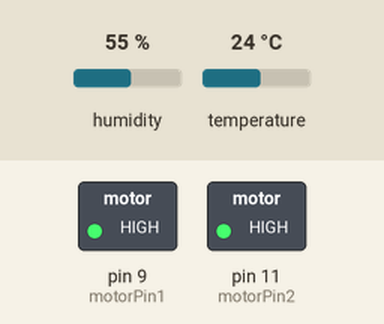
This sketch was run on a simulated Arduino Uno, built with avr-gcc and run on an emulated ATmega328P. On the bench: switched loads named in the sketch (green lamp = pin HIGH). The test bench sets the inputs (shaded band); at power-on: temperature 24 °C, humidity 55 %. What the sketch prints to the serial monitor is not drawn.

Above: at 6.6 s.
6.7 s: temperature set to 22 °C
At 13.6 s:
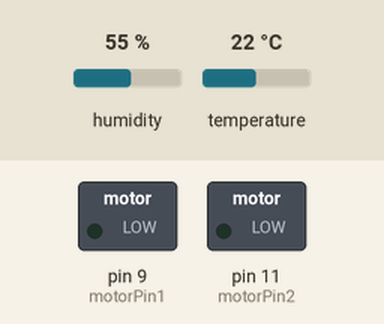
13.9 s: temperature set to 28 °C
At 21.4 s:
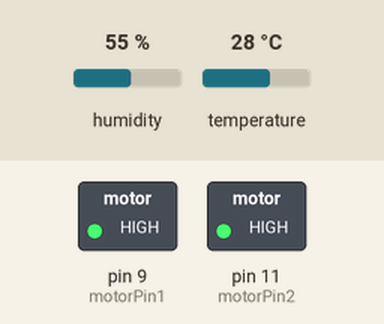
Timing chart, 0 to 22.9 s (numbered marks = the images above; inputs shaded):
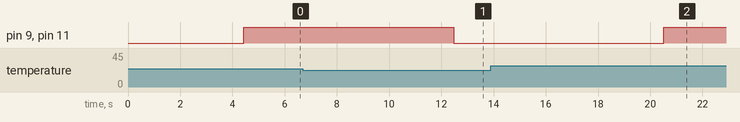

The sketch:

fanmask.ino
```cpp
#include <DHT.h>

#define Type DHT11

int sensorPin=6;
int motorPin1=9;
int motorPin2=11;
float temp;
float maxtemp=23;
;

DHT HT(sensorPin,Type);


void setup() {
HT.begin();
Serial.begin(9600);
delay(400);
pinMode(motorPin1,OUTPUT);
pinMode(motorPin2,OUTPUT);

}

void loop() {
temp=HT.readTemperature();
Serial.print(temp);
delay(4000);
if (temp>maxtemp){
  digitalWrite(motorPin1,HIGH);
  digitalWrite(motorPin2,HIGH);

}
else {
  digitalWrite(motorPin1,LOW);
  digitalWrite(motorPin2,LOW);
}
}
```

Measured:
- the behaviour switches between 24 and 23 °C on temperature (found by bisection; images 0 and 1)
- after the input at 6.7 s, pin 9 (motorPin1), pin 11 (motorPin2): HIGH → LOW after 5.8 s
- after the input at 13.9 s, pin 9 (motorPin1), pin 11 (motorPin2): LOW → HIGH after 6.6 s
